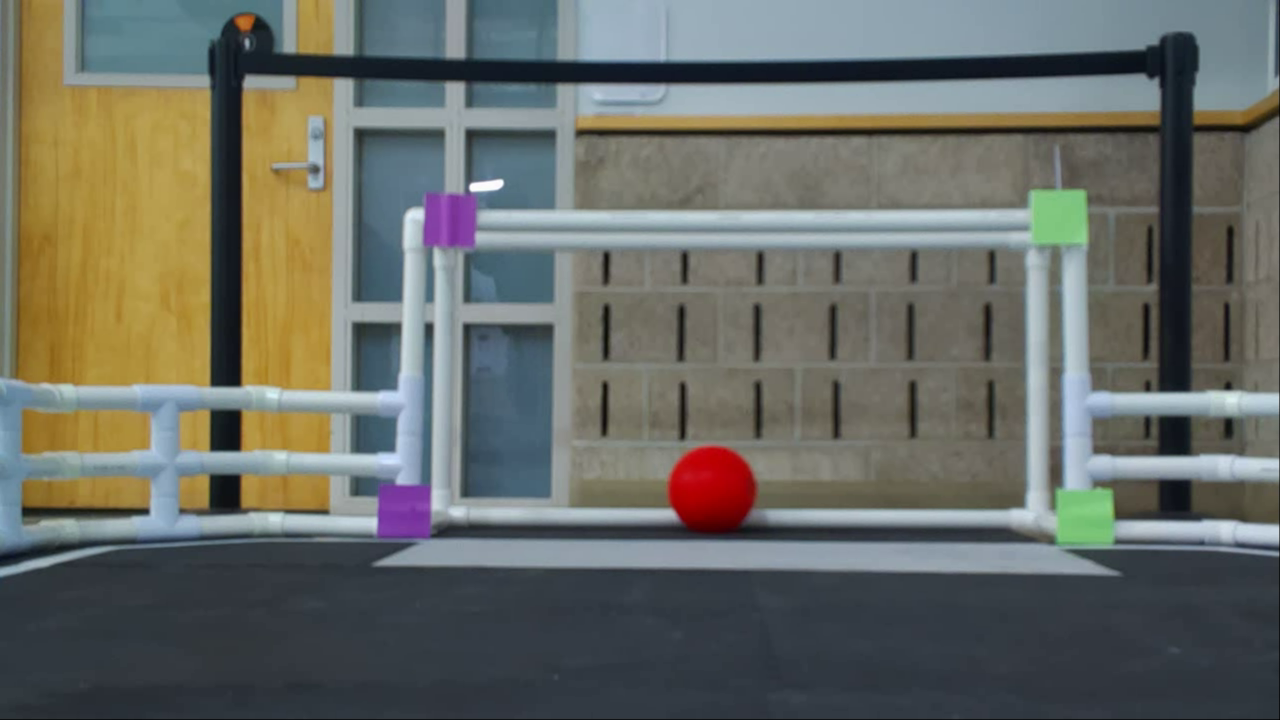
#> input picture hsv_photos/all_in_one_left.png, 1280 x 720 px, given in place of 1280_720_RIGHT_2026_11_5_13_28.mp4, which was not available
$ python example_2cam.py
#> lines starting #> are read from the running program, lines starting #| are printed output that depends on the picture
#> in main, frame_left is the input picture: shape (720, 1280, 3); mean B, G, R 100.6, 107.4, 104.7
### tam_frame.py
import numpy as np
import cv2
from datetime import datetime
from pathlib import Path
from tam_classes import Settings


def flip_rightside_up(frame: np.ndarray) -> np.ndarray:
    """Correct a frame from a camera mounted upside down (180° rotation)."""
    return cv2.rotate(frame, cv2.ROTATE_180)


def concat_frames(
    orig_frame: np.ndarray,
    added_frame: np.ndarray,
    added_dir: str = "RIGHT",
) -> np.ndarray:
    """Combine frames side by side or vertically.

    The added frame is resized to match the original frame's height for
    horizontal placement, or width for vertical placement.
    """
#> called with added_dir = 'DOWN'
    if orig_frame is None or added_frame is None:
        raise ValueError("orig_frame and added_frame must not be None")

    direction = added_dir.upper()
    orig_h, orig_w = orig_frame.shape[:2]
#> orig_h = 720; orig_w = 1280
    added_h, added_w = added_frame.shape[:2]
#> added_h = 720; added_w = 1280

    # [4 lines left out: function resize_to_dimension, not called in this run]

    if direction in ("LEFT", "RIGHT"):
        # Horizontal concatenation: added frame must match original height.
        if added_h != orig_h:
            scale = orig_h / added_h
            new_w = max(1, round(added_w * scale))
            added_frame = resize_to_dimension(added_frame, (new_w, orig_h))

        # Correct any off-by-one difference after rounding.
        if added_frame.shape[0] != orig_h:
            pad = orig_h - added_frame.shape[0]
            added_frame = cv2.copyMakeBorder(
                added_frame, 0, pad, 0, 0, cv2.BORDER_CONSTANT
            )

        if direction == "LEFT":
            return np.concatenate((added_frame, orig_frame), axis=1)
        return np.concatenate((orig_frame, added_frame), axis=1)

    if direction in ("TOP", "UP", "BOTTOM", "DOWN"):
        # Vertical concatenation: added frame must match original width.
        if added_w != orig_w:
            scale = orig_w / added_w
            new_h = max(1, round(added_h * scale))
            added_frame = resize_to_dimension(added_frame, (orig_w, new_h))

        # Correct any off-by-one difference after rounding.
        if added_frame.shape[1] != orig_w:
            pad = orig_w - added_frame.shape[1]
            added_frame = cv2.copyMakeBorder(
                added_frame, 0, 0, 0, pad, cv2.BORDER_CONSTANT
            )

        if direction in ("TOP", "UP"):
            return np.concatenate((added_frame, orig_frame), axis=0)
        return np.concatenate((orig_frame, added_frame), axis=0)
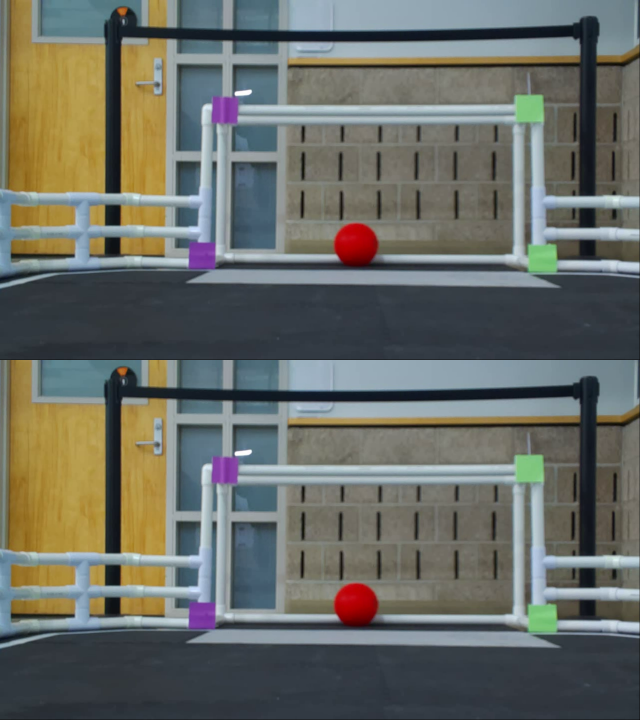
#> returned value: shape (1440, 1280, 3) (shown at 1/2 size); mean of channels 0, 1, 2 100.6, 107.4, 104.7; drawn as B, G, R

    raise ValueError(
        "added_dir must be one of: 'LEFT', 'RIGHT', 'TOP'/'UP', or 'BOTTOM'/'DOWN'"
    )


# [22 lines left out: functions get_dashboard, get_field_frame, not called in this run]


def show_frame(frame: np.ndarray, window_name : str = "Frame"):
    '''wrapper for the 3 line cv2.imshow process'''


    cv2.imshow(winname= window_name, mat= frame)
    cv2.waitKey(0)
    cv2.destroyAllWindows()


# [95 lines left out: functions show_frame_in_loop, load_image_as_frame, not called in this run]


def resize_frame(frame: np.ndarray, size_mult: float = 1.0) -> np.ndarray:
    """Scale a frame's width and height, rounding to at least one pixel."""
#> called with size_mult = 0.6
    if not np.isfinite(size_mult) or size_mult <= 0:
        raise ValueError("size_mult must be a finite, positive number.")
    if frame.ndim not in (2, 3) or frame.size == 0:
        raise ValueError("frame must be a non-empty grayscale or color image.")

    if size_mult == 1.0:
        return frame.copy()

    height, width = frame.shape[:2]
#> height = 1440; width = 1280
    new_size = (
        max(1, round(width * size_mult)),
        max(1, round(height * size_mult)),
    )
#> new_size = (768, 864)
    interpolation = cv2.INTER_AREA if size_mult < 1.0 else cv2.INTER_LINEAR

    return cv2.resize(frame, new_size, interpolation=interpolation)
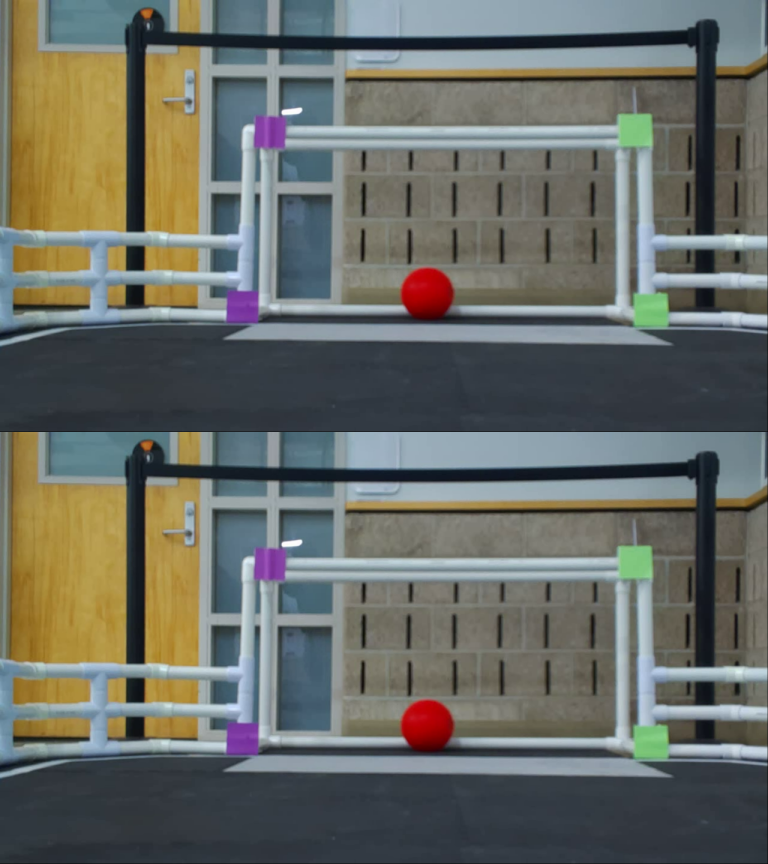
#> returned value: shape (864, 768, 3); mean of channels 0, 1, 2 100.6, 107.4, 104.7; drawn as B, G, R


# [154 lines left out: functions save_frame_as_png, load_video_as_list_of_frames, save_frame_as_png_from_video, overlap_frames, not called in this run]

### example_2cam.py
from tam_frame import show_frame, concat_frames, resize_frame
import cv2
import numpy as np

def main():

    left_cam_vid = "training_data/1280_720_RIGHT_2026_11_5_13_28.mp4"
    right_cam_vid = "training_data/1280_720_LEFT_2026_11_5_13_28.mp4"

    capture_left = cv2.VideoCapture(left_cam_vid)
    capture_right = cv2.VideoCapture(right_cam_vid)

    # target time from the video
    target_seconds = 12.5
    target_msec = target_seconds * 1000

    # Set the video position to the desired millisecond
    capture_left.set(cv2.CAP_PROP_POS_MSEC, target_msec)
    capture_right.set(cv2.CAP_PROP_POS_MSEC, target_msec)
    success, frame_left = capture_left.read()
    success, frame_right = capture_right.read()


    frame = concat_frames(frame_left, frame_right, "DOWN")

    frame = resize_frame(frame, 0.6)

    show_frame(frame)

    capture_left.release()
    capture_right.release()


if __name__ == "__main__":
    main()

$ run again, on hsv_photos/all_in_one_right.png
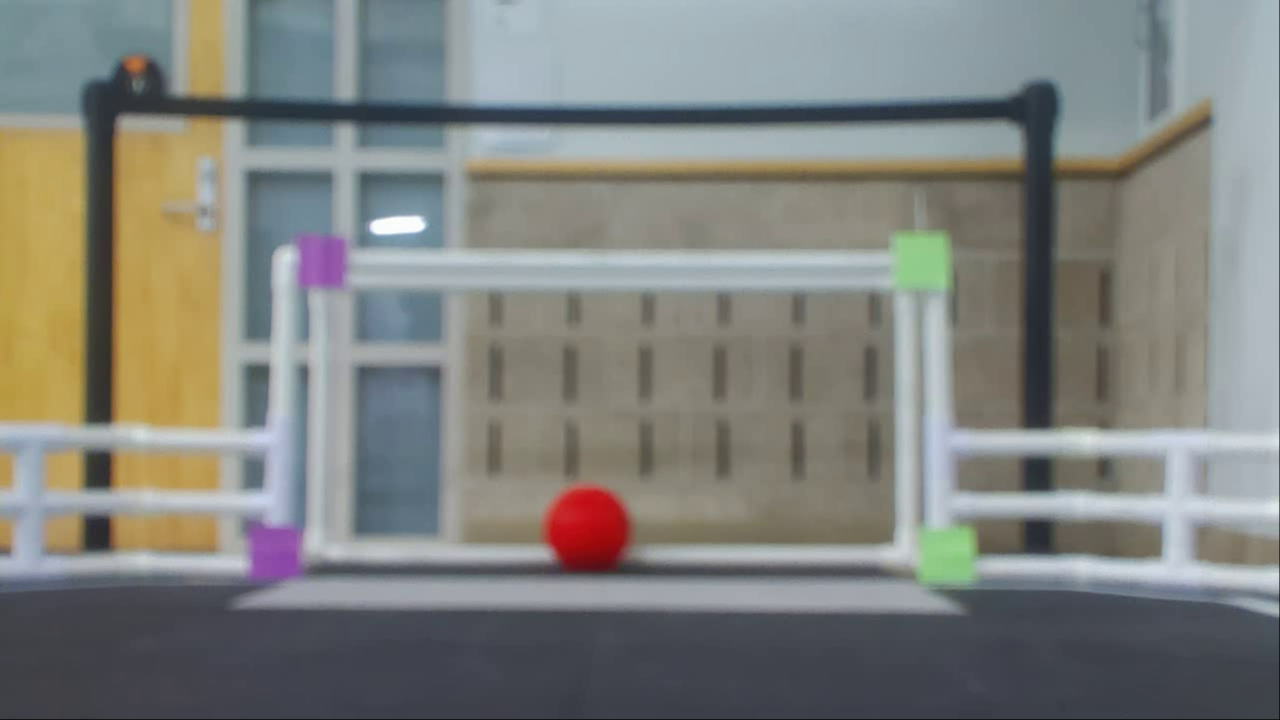
#> input picture hsv_photos/all_in_one_right.png, 1280 x 720 px, given in place of 1280_720_RIGHT_2026_11_5_13_28.mp4, which was not available
#> in main, frame_left is the input picture: shape (720, 1280, 3); mean B, G, R 125.3, 129.8, 128
#> in concat_frames, `return np.concatenate((orig_frame, added_frame), axis=0)`:
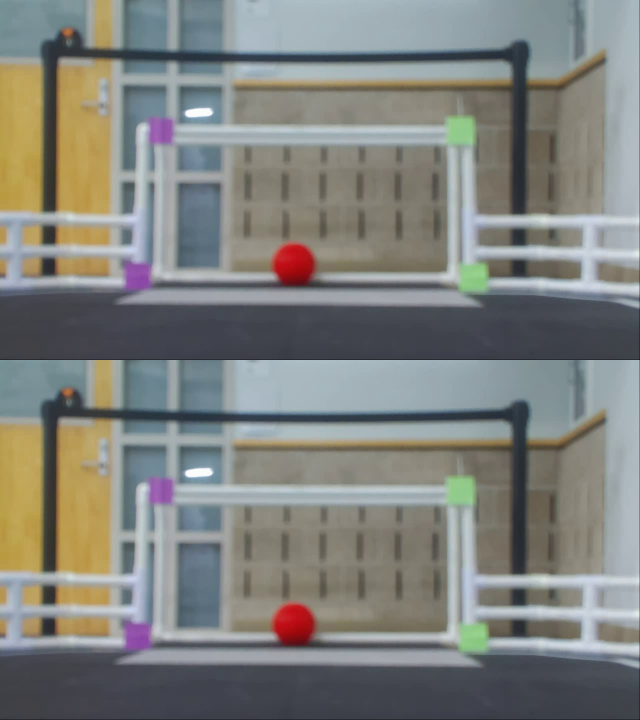
#> returned value: shape (1440, 1280, 3) (shown at 1/2 size); mean of channels 0, 1, 2 125.3, 129.8, 128; drawn as B, G, R
#> in resize_frame, `return cv2.resize(frame, new_size, interpolation=interpolation)`:
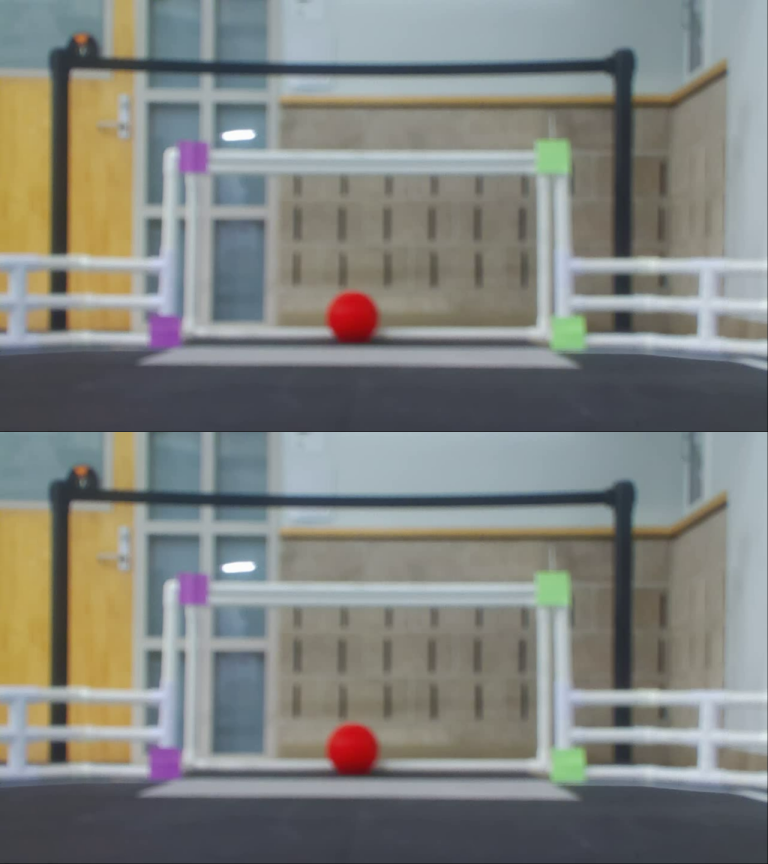
#> returned value: shape (864, 768, 3); mean of channels 0, 1, 2 125.3, 129.8, 128; drawn as B, G, R

$ run again, on hsv_photos/goalposts_and_ball.png
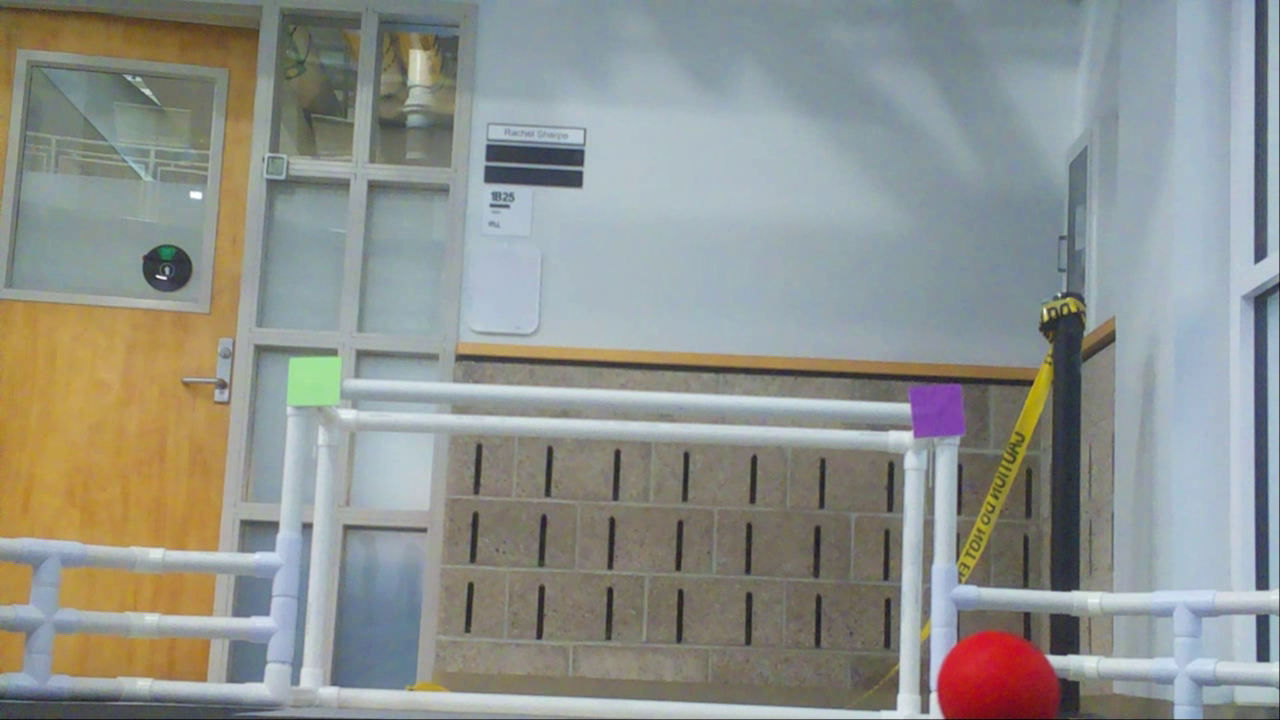
#> input picture hsv_photos/goalposts_and_ball.png, 1280 x 720 px, given in place of 1280_720_RIGHT_2026_11_5_13_28.mp4, which was not available
#> in main, frame_left is the input picture: shape (720, 1280, 3); mean B, G, R 140.9, 145.9, 142.9
#> in concat_frames, `return np.concatenate((orig_frame, added_frame), axis=0)`:
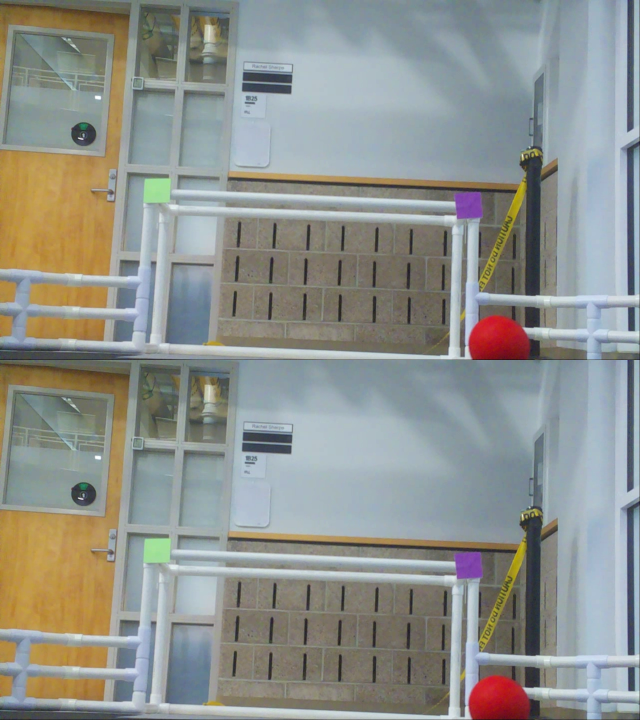
#> returned value: shape (1440, 1280, 3) (shown at 1/2 size); mean of channels 0, 1, 2 140.9, 145.9, 142.9; drawn as B, G, R
#> in resize_frame, `return cv2.resize(frame, new_size, interpolation=interpolation)`:
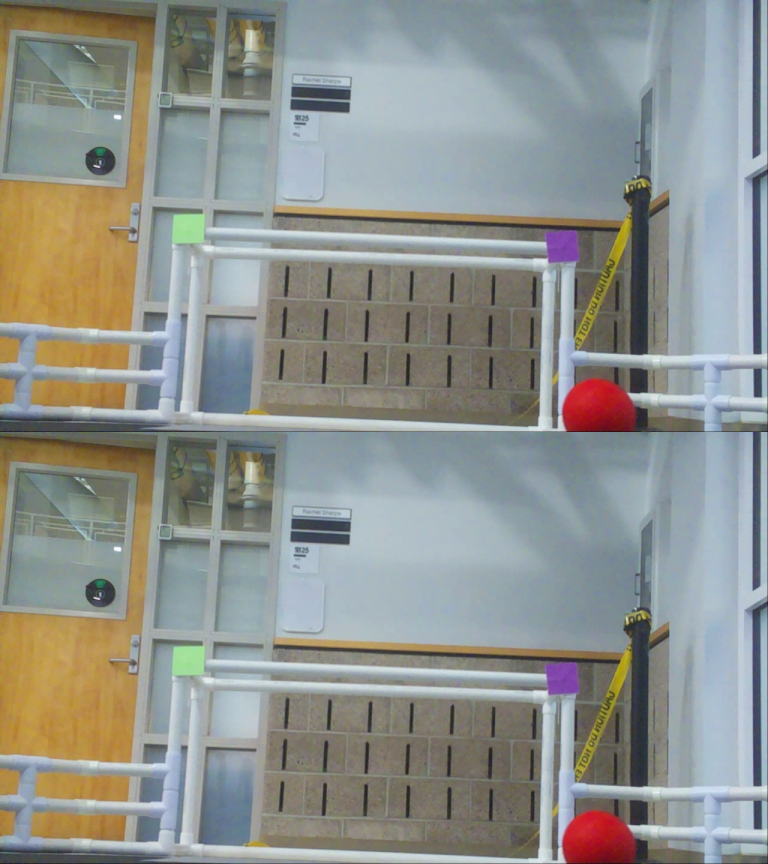
#> returned value: shape (864, 768, 3); mean of channels 0, 1, 2 140.9, 145.9, 142.9; drawn as B, G, R

$ run again, on hsv_photos/hat_blue.png
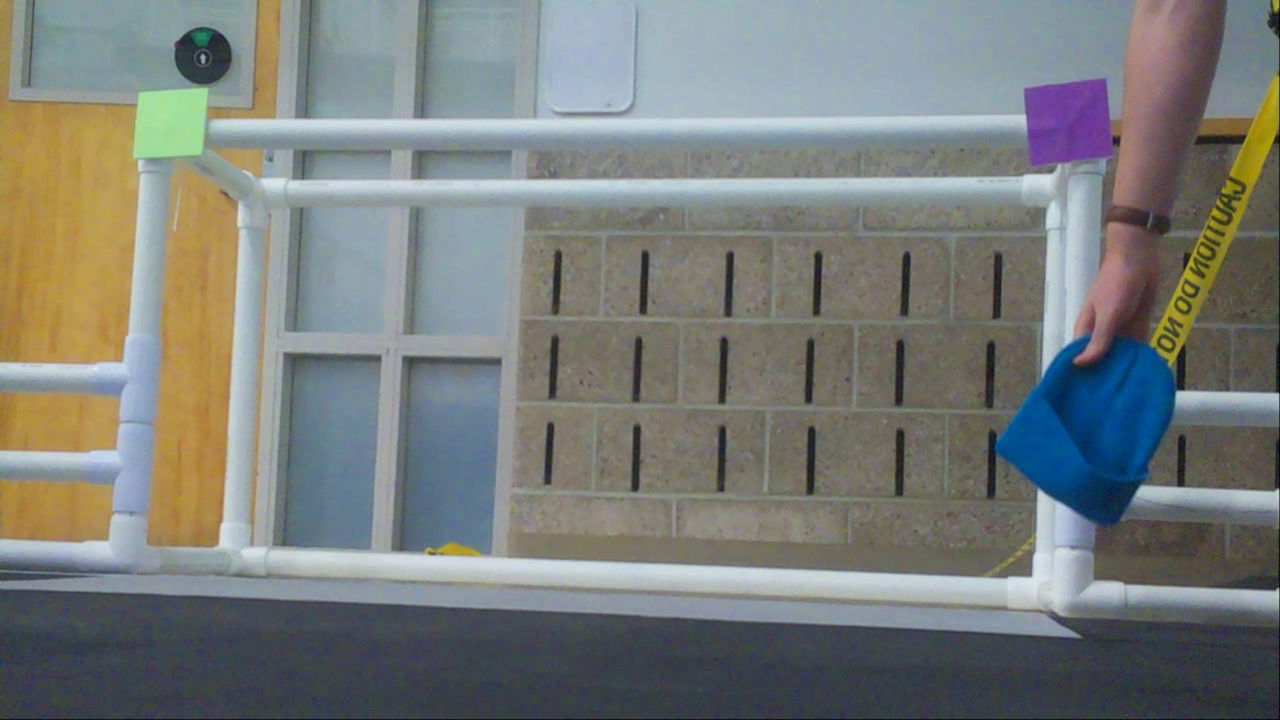
#> input picture hsv_photos/hat_blue.png, 1280 x 720 px, given in place of 1280_720_RIGHT_2026_11_5_13_28.mp4, which was not available
#> in main, frame_left is the input picture: shape (720, 1280, 3); mean B, G, R 121.3, 124.5, 120.8
#> in concat_frames, `return np.concatenate((orig_frame, added_frame), axis=0)`:
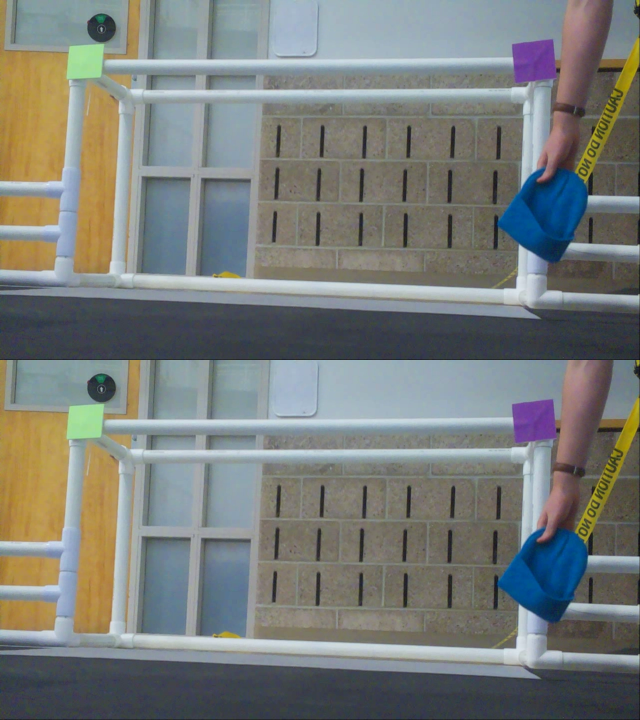
#> returned value: shape (1440, 1280, 3) (shown at 1/2 size); mean of channels 0, 1, 2 121.3, 124.5, 120.8; drawn as B, G, R
#> in resize_frame, `return cv2.resize(frame, new_size, interpolation=interpolation)`:
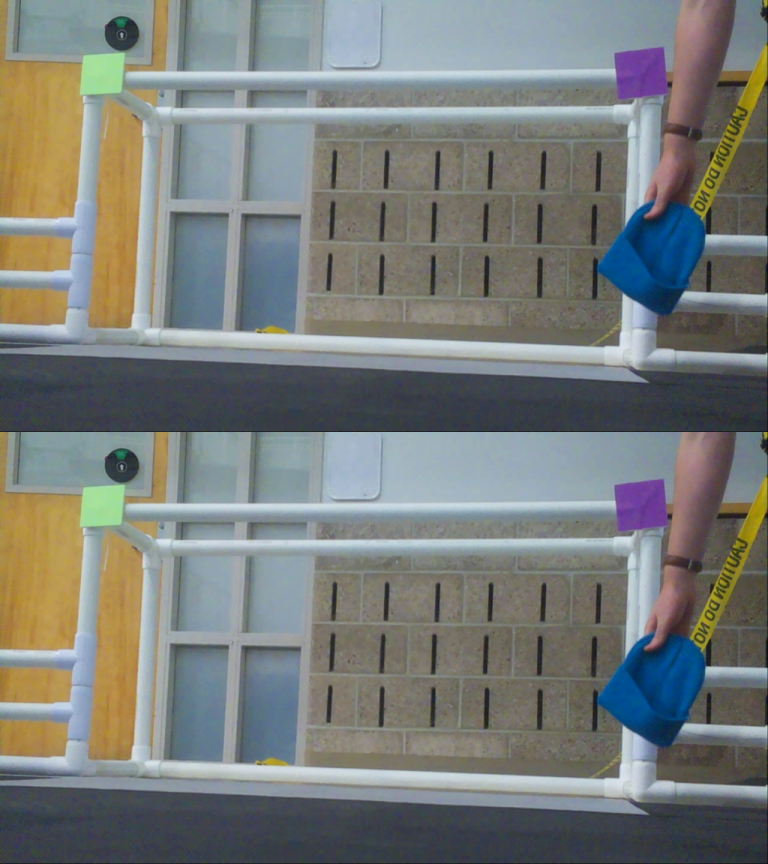
#> returned value: shape (864, 768, 3); mean of channels 0, 1, 2 121.3, 124.5, 120.8; drawn as B, G, R
